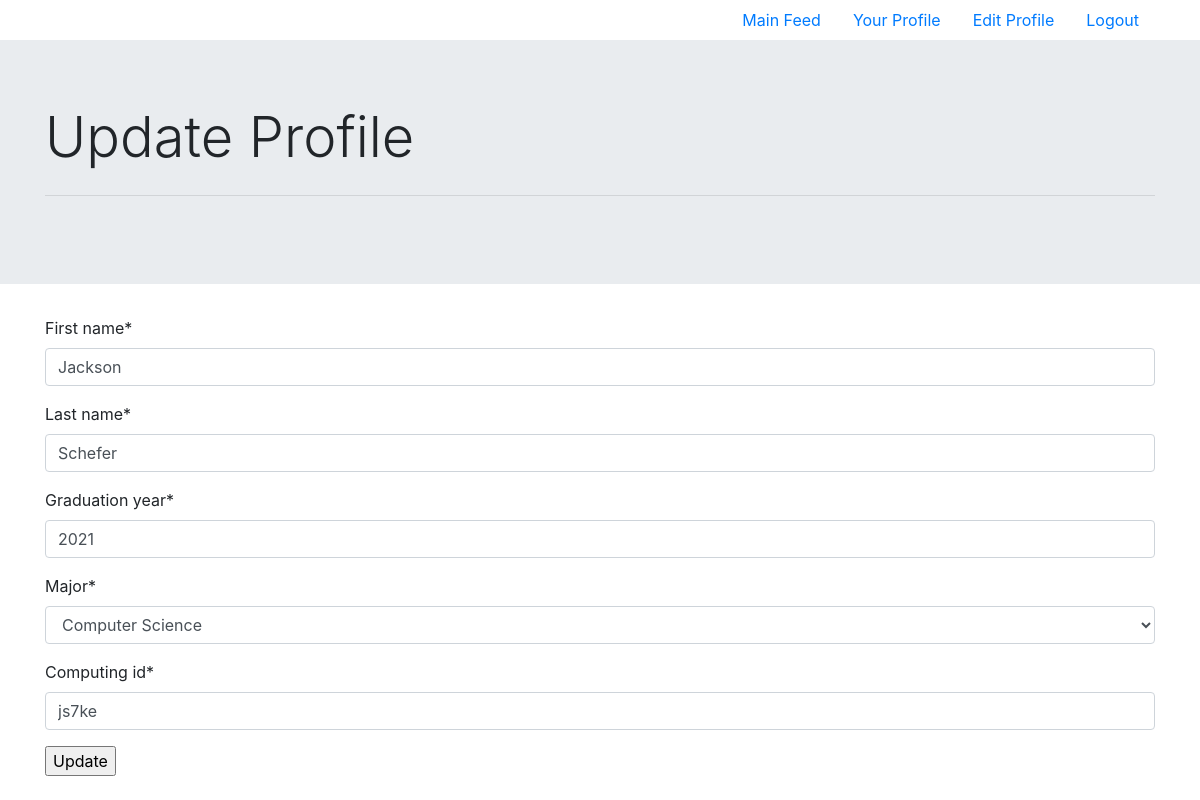
/edit (signed in), run on an earlier commit of the app's database.
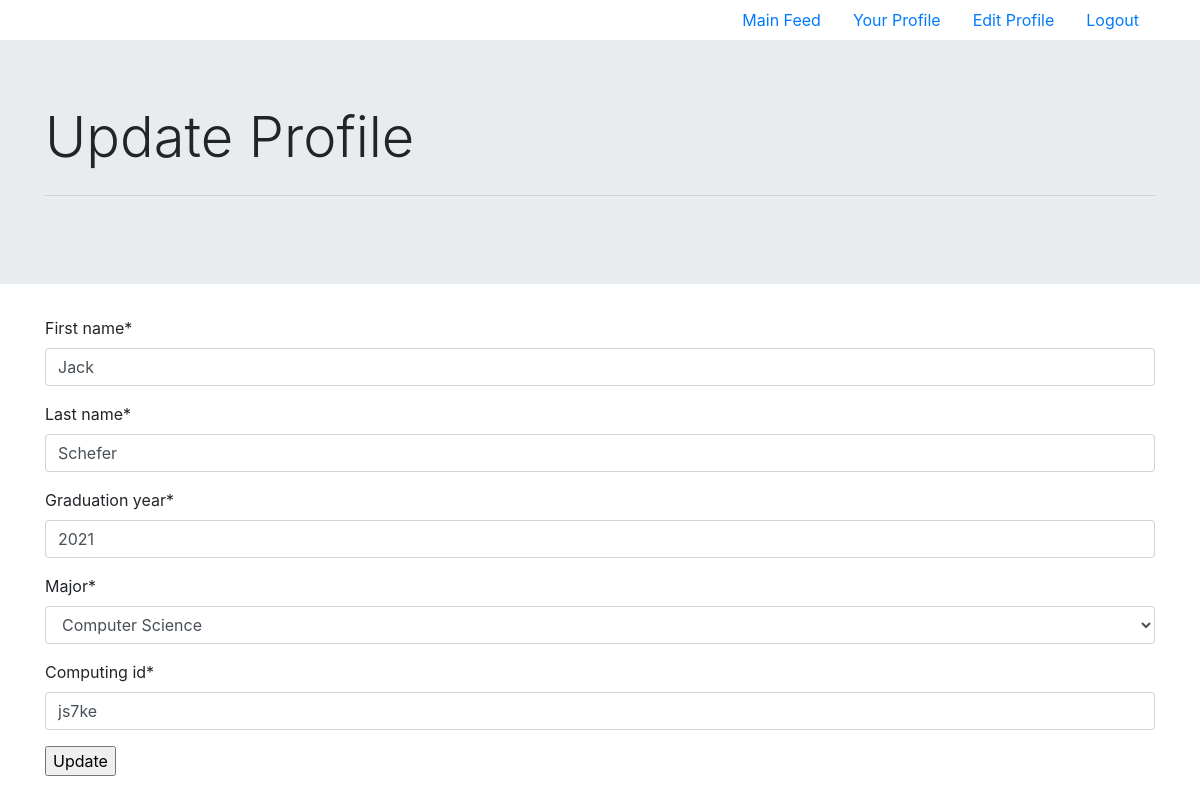
And on a later commit of the database.
### login/models.py (models this page shows, shortened)
class Profile(models.Model):
    user = models.OneToOneField(User, on_delete=models.CASCADE)
    first_name = models.CharField(max_length=50, default='')
    last_name = models.CharField(max_length=50, default='')
    graduation_year = models.PositiveSmallIntegerField(default=2000)
    major = models.CharField(max_length=100, choices=UVA_MAJOR_CHOICES, default='Undeclared')
    computing_id = models.CharField(max_length=7, default = '')

### pages/views.py (the view, shortened to what this page needs)
# urls.py: url(r'edit$', login_required(views.ProfileEditView.as_view()), name='edit_profile'),
class ProfileEditView(UpdateView):
    model = Profile
    fields = ['first_name', 'last_name', 'graduation_year', 'major', 'computing_id']
    template_name_suffix = '_update_form'
    def get_object(self):
        return self.request.user.profile

### login/templates/login/profile_update_form.html (shortened to what this page needs)
{% extends 'pages/authenticated.html' %}
{% load static %}
{% load crispy_forms_tags %}
{% block content %}
<div>
    <div class="jumbotron jumbotron-fluid">
        <div class="container">
            <h1 class="display-4">Update Profile</h1>
            <hr class="my-4">
        </div>
    </div>
    <div class="container">
		<form method="post">
			{{ form|crispy }}
			<input type="submit" value="Update">
		</form>
    </div>
</div>
{% endblock %}

What changed in the data, as far as the page shows it:
changed Profile "Schefer": first_name "Jackson" → "Jack"
